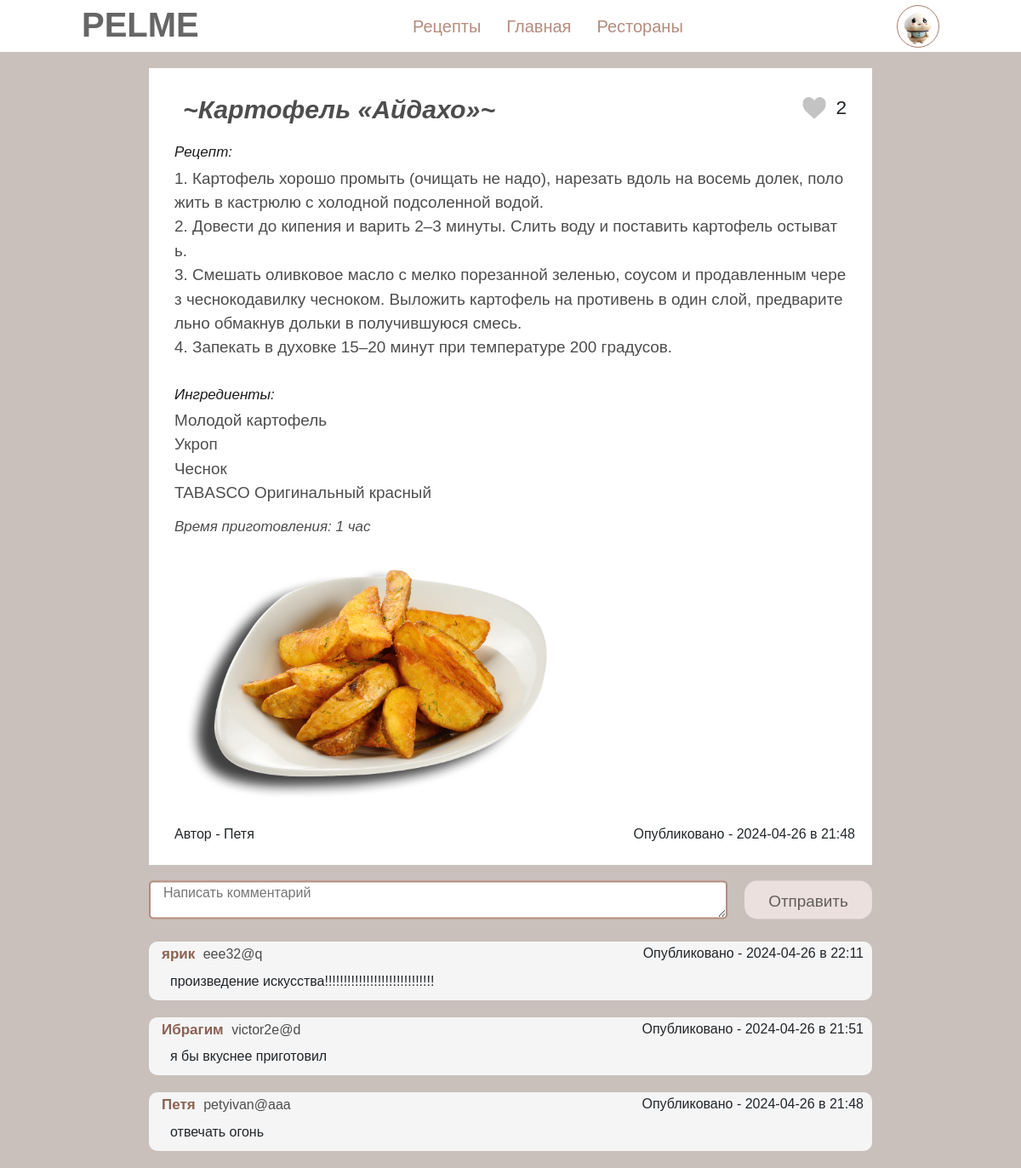
The page /read_recipe/3 (signed in) on the database its author committed.
### data/users.py (models this page shows, shortened)
class User(SqlAlchemyBase, UserMixin):
    __tablename__ = 'users'
    id = sqlalchemy.Column(sqlalchemy.Integer, primary_key=True, autoincrement=True)
    name = sqlalchemy.Column(sqlalchemy.String, nullable=True)
    surname = sqlalchemy.Column(sqlalchemy.String, nullable=True)
    avatar = sqlalchemy.Column(sqlalchemy.String, nullable=True)
    email = sqlalchemy.Column(sqlalchemy.String, unique=True, nullable=True)
    level = sqlalchemy.Column(sqlalchemy.String, nullable=True)
    liked_recipes = sqlalchemy.Column(sqlalchemy.String, nullable=True)
    hashed_password = sqlalchemy.Column(sqlalchemy.String, nullable=True)
    modified_date = sqlalchemy.Column(sqlalchemy.DateTime, default=datetime.datetime.now)
    recipes = orm.relationship("Recipes", back_populates='user')

### data/recipes.py (models this page shows)
class Recipes(SqlAlchemyBase):
    __tablename__ = 'recipes'
    id = sqlalchemy.Column(sqlalchemy.Integer, primary_key=True, autoincrement=True)
    name = sqlalchemy.Column(sqlalchemy.String, nullable=True)
    text = sqlalchemy.Column(sqlalchemy.String, nullable=True)
    ingredients = sqlalchemy.Column(sqlalchemy.String, nullable=True)
    time = sqlalchemy.Column(sqlalchemy.String, nullable=True)
    photo = sqlalchemy.Column(sqlalchemy.String, nullable=True)
    count_likes = sqlalchemy.Column(sqlalchemy.String, nullable=True)
    users_likes = sqlalchemy.Column(sqlalchemy.String, nullable=True)
    modified_date = sqlalchemy.Column(sqlalchemy.DateTime, default=datetime.datetime.now)
    is_private = sqlalchemy.Column(sqlalchemy.Boolean, default=True)
    user_id = sqlalchemy.Column(sqlalchemy.Integer, sqlalchemy.ForeignKey("users.id"))
    user = orm.relationship('User')

### data/comments.py (models this page shows)
class Comments(SqlAlchemyBase):
    __tablename__ = 'comments'
    id = sqlalchemy.Column(sqlalchemy.Integer, primary_key=True, autoincrement=True)
    comment = sqlalchemy.Column(sqlalchemy.String, nullable=True)
    count_likes = sqlalchemy.Column(sqlalchemy.String, nullable=True)
    users_likes = sqlalchemy.Column(sqlalchemy.String, nullable=True)
    modified_date = sqlalchemy.Column(sqlalchemy.DateTime, default=datetime.datetime.now)
    user_id = sqlalchemy.Column(sqlalchemy.Integer, sqlalchemy.ForeignKey("users.id"))
    recipe_id = sqlalchemy.Column(sqlalchemy.Integer, sqlalchemy.ForeignKey("recipes.id"))
    user = orm.relationship('User')
    recipe = orm.relationship('Recipes')

### main.py (the view)
@app.route('/read_recipe/<int:id>', methods=['GET','POST'])
def read_recipe(id):
    db_sess = db_session.create_session()
    recipe = db_sess.query(Recipes).filter(Recipes.id == id).first()
    comments = db_sess.query(Comments).filter(Comments.recipe_id == id).order_by(Comments.modified_date.desc()).all()
    user_name = db_sess.query(User).filter(User.id == recipe.user_id).first().name
    list_liked_recipes = []
    if current_user.is_authenticated:
        list_liked_recipes = [int(i) for i in current_user.liked_recipes.split(',') if i != '']
    return render_template('read_recipe.html', recipe=recipe, user_name=user_name,  user=User, db_sess=db_sess, comments=comments, list_recipes=list_liked_recipes)

### data/db_session.py (called while the page is built)
def create_session() -> Session:
    global __factory
    return __factory()

### main.py (called while the page is built)
@login_manager.user_loader
def load_user(user_id):
    db_sess = db_session.create_session()
    return db_sess.query(User).get(user_id)

### templates/read_recipe.html (shortened to what this page needs)
{% extends "base.html" %}
{% block content %}
<link rel="stylesheet" href="/static/css/read_recipe.css">
<div class="field">
    <form class="form-btn" id="likes" action="/change_likes" method="post">
        <div class="in-line-name">
            <h1 class="name">~{{ recipe.name }}~</h1>
            <div class="likes-inline">
                {% if recipe.id in list_recipes %}
                <button class="photo-btn-like"><img src="/static/images/red_heart.png"></button>
                {% else %}
                <button class="photo-btn-like"><img src="/static/images/grey_heart.png"></button>
                {% endif %}
                <div class="likes">{{ recipe.count_likes }}</div>
            </div>
        </div>
    </form>
    <div class="recipe-just">Рецепт:</div><br>
    <div class="recipe"><h1 class="text">{{recipe.text}}</h1></div>
    <div class="ingredients-just">Ингредиенты:</div><br>
    <div class="ingredients"><h1 class="text">{{recipe.ingredients}}</h1></div>
    <div class="time">Время приготовления: {{recipe.time}}</div>
    {% if recipe.photo %}
        <div class="photo"><img src="{{recipe.photo}}"></div>
    {% endif %}
    <div class="author-date">
        <div class="author-recipe">Автор - {{ user_name }} </div>
        <div class="date">Опубликовано - {{ recipe.modified_date.date() }} в {{ recipe.modified_date.hour }}:{{ recipe.modified_date.minute }}</div>
    </div><br>
</div>
<form name="comment" class="comment-write" action="/write_comment/{{ recipe.id }}" method="POST">
    <textarea type="text" autocomplete="off" id="comment" placeholder="Написать комментарий" name="comment"></textarea>
    <button class="btn-send" onclick="ClearField" type="submit">Отправить</button>
</form>
<div class="comments">
    {% for item in comments %}
    <div class="comment">
        <form class="form-comment" id="show-profile" action="/profile_user_recipe/{{ item.user_id }}" method="post">
        <div class="in-line">
            <div class="inform">
                <div class="author author-email"><button class="link" type="submit">{{ db_sess.query(user).filter(user.id == item.user_id).first().name }}</button></div>
                <div class="email author-email">{{ db_sess.query(user).filter(user.id == item.user_id).first().email }}</div>
            </div>
            <div class="data author-email-data">Опубликовано - {{ item.modified_date.date() }} в {{ item.modified_date.hour }}:{{ item.modified_date.minute }}</div>
        </div>
        </form><br>
        <div class="text-comment">{{ item.comment }}</div>
    </div>
    {% endfor %}
</div>
{% endblock %}

### templates/base.html (shortened to what this page needs)
<!doctype html>
<html lang="en">
<head>
    <link rel="stylesheet"
          href="https://stackpath.bootstrapcdn.com/bootstrap/4.4.1/css/bootstrap.min.css"
>
    <link rel="stylesheet" href="/static/css/base.css">
</head>
<body>
    <header>
      <h1 class="logo">PELME</h1>
     <nav>
         <ul>
             <li><a href="/recipes">Рецепты</a></li>
             <li><a href="/">Главная</a></li>
             <li><a href="/restaurants">Рестораны</a></li>
         </ul>
     </nav>
    {% if current_user.is_authenticated %}
     <div class="avatar">
      <li><img class="img-avatar" src="{{ '/' + current_user.avatar }}">
      </li>
     </div>
   {% else %}
    <div class="buttons">
        <button class="btn-regist" type="button" onclick="location.href='regist'">Регистрация</button>
        <button class="btn-come" type="button" onclick="location.href='login'">Войти</button>
    </div>
   {% endif %}
   </header>
<main>
    {% block content %}{% endblock %}
</main>
</body>
</html>

### static/css/base.css (style rules this page uses)
* { margin: 0; padding: 0; box-sizing: border-box; font-family: sans-serif; list-style: none; text-decoration: none; }
body { background-color: #696969; }
header { background-color: #ffffff; position: fixed; top: 0; left: 0; right: 0; display: flex; justify-content: space-between; align-items: center; padding: 0 8%; z-index: 10; }
header .logo { margin-top: 5px; background-color: #ffffff; font-size: 40px; font-weight: 900; color: #666666; transition: .5s; }
header nav ul li { background-color: #ffffff; position: relative; float: left; top: 0; }
header nav ul li a { padding: 15px; color: #b58c7d; font-size: 20px; display: block; }
.phone, .email { position: relative; background-color: #696969; color: #a8a8a8; top: 30px; margin-bottom: 5px; }
.avatar { background-color: #ffffff; width: 50px; height: 50px; }
.img-avatar { background-color: #ffffff; width: 100%; height: 100%; border-radius: 70px; border: 1.5px solid #a67b6a; }
nav { background-color: #ffffff; }
div li { background-color: #ffffff; }

### rows shown on the page
User: avatar (picture)
Recipes: name "Картофель «Айдахо»", count_likes "2", text "1. Картофель хорошо промыть (очищать не надо), нарезать вдоль на восемь долек, положить в кастрюлю с холодной подсоленной водой. 2. Довести до кипения и варить 2–3 минуты. Слить воду и поставить картофель остывать. 3. Смешать оливковое масло с мелко порезанной зеленью, соусом и продавленным через чеснокодавилку чесноком. Выложить картофель на противень в один слой, предварительно обмакнув дольки в получившуюся смесь. 4. Запекать в духовке 15–20 минут при температуре 200 градусов.", ingredients "Молодой картофель Укроп Чеснок TABASCO Оригинальный красный", time "1 час", photo (picture), modified_date "2024-04-26", modified_date.hour "21", modified_date.minute "48"
User: name "Петя", query "Петя", query "petyivan@aaa"
Comments: modified_date "2024-04-26", modified_date.hour "22", modified_date.minute "11", comment "произведение искусства!!!!!!!!!!!!!!!!!!!!!!!!!!!!!"
User: query "ярик", query "eee32@q"
Comments: modified_date "2024-04-26", modified_date.hour "21", modified_date.minute "51", comment "я бы вкуснее приготовил"
User: query "Ибрагим", query "victor2e@d"
Comments: modified_date "2024-04-26", modified_date.hour "21", modified_date.minute "48", comment "отвечать огонь"
